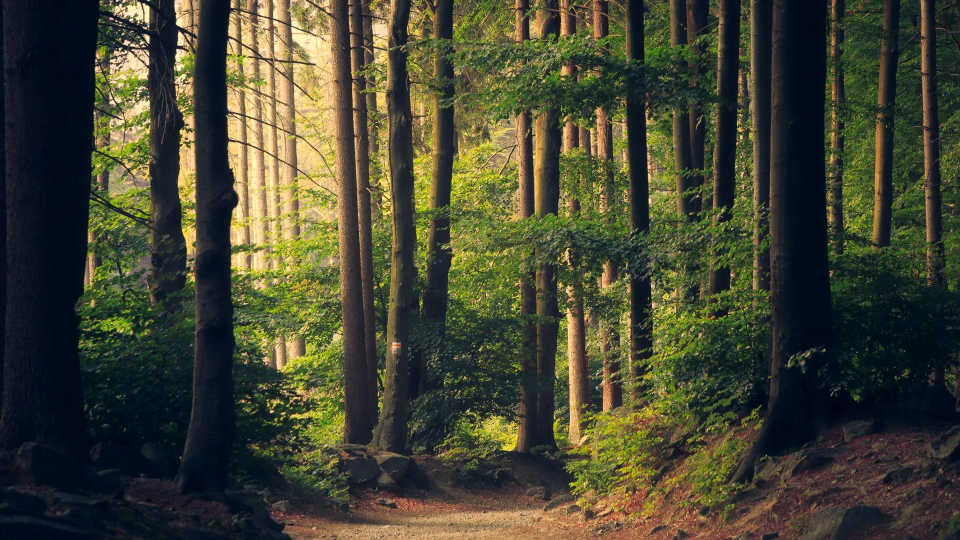
#> input picture assets/photos/web_image_0f5553.webp, 1920 x 1080 px (shown at 1/2 size); its folder holds only this picture in this run
$ python resize-photos.py
#> lines starting #> are read from the running program, lines starting #| are printed output that depends on the picture
"""Generate the responsive photo variants used by the site.

Reads assets/photos/*.webp (1920×1080 originals) and writes 480w and 960w
WebP copies into assets/photos/480/ and assets/photos/960/. The site's
src/photo-media.mjs builds its srcset from those two directories.

Run from anywhere with the local toolchain:
    tools/venvs/img/bin/python tools/resize-photos.py
"""
from pathlib import Path

from PIL import Image

root = Path(__file__).resolve().parent.parent / 'assets/photos'
targets = {480: 480, 960: 960}
before = after = 0
files = sorted(root.glob('*.webp'))
for src in files:
    before += src.stat().st_size
    with Image.open(src) as im:
#> im is the input picture: PIL image 1920x1080 RGB; mean R, G, B 68.6, 69.5, 50.2
        im = im.convert('RGB')
        for label, width in targets.items():
            out_dir = root / str(label)
            out_dir.mkdir(exist_ok=True)
            height = round(im.height * width / im.width)
            out = out_dir / src.name
            im.resize((width, height), Image.LANCZOS).save(out, 'WEBP', quality=82, method=6)
            after += out.stat().st_size
#> this loop made 2 passes
#> pass 1, `im.resize((width, height), Image.LANCZOS).save(out, 'WEBP', quality=82..`:
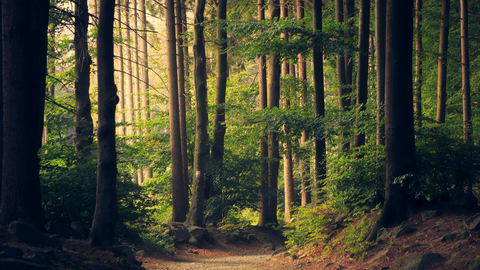
#> saved as web_image_0f5553.webp: PIL image 480x270 RGB; mean R, G, B 68.6, 69.5, 50.2
#> pass 2, `im.resize((width, height), Image.LANCZOS).save(out, 'WEBP', quality=82..`:
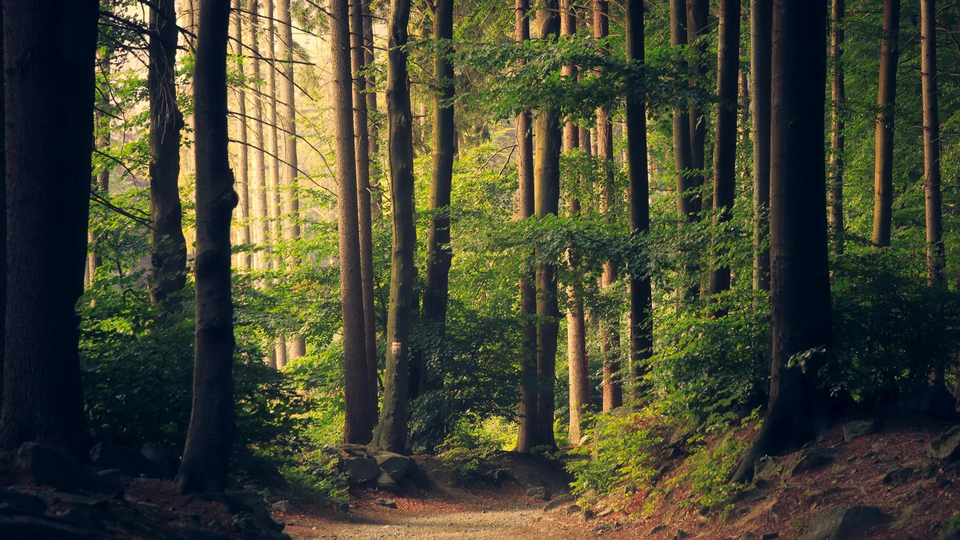
#> saved as web_image_0f5553.webp: PIL image 960x540 RGB; mean R, G, B 68.6, 69.5, 50.2
#> after the loop, after = 172436
print(f'{len(files)} originals {before/1024/1024:.2f}MB -> {len(files)*2} variants {after/1024/1024:.2f}MB')
#| 1 originals 0.42MB -> 2 variants 0.16MB

$ run again, on assets/photos/web_image_25fa13.webp
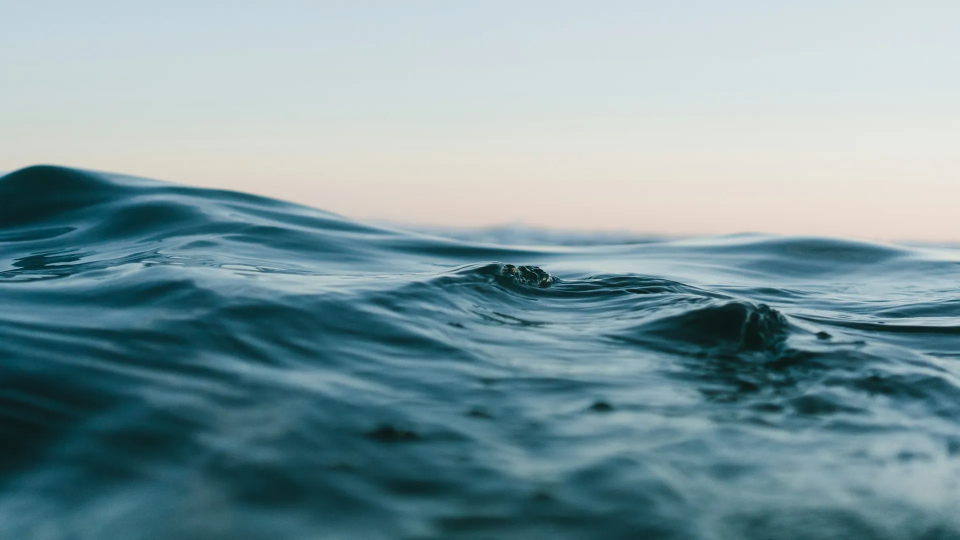
#> input picture assets/photos/web_image_25fa13.webp, 1920 x 1080 px (shown at 1/2 size)
#> im is the input picture: PIL image 1920x1080 RGB; mean R, G, B 125.3, 152.8, 158.8
#> the loop `for label, width in targets.items():` made 2 passes
#> pass 1, `im.resize((width, height), Image.LANCZOS).save(out, 'WEBP', quality=82..`:
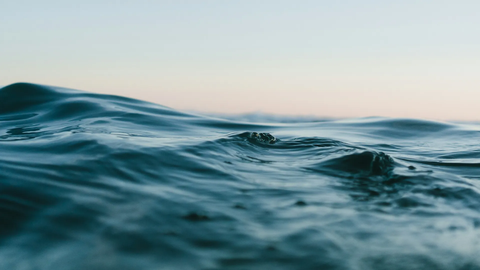
#> saved as web_image_25fa13.webp: PIL image 480x270 RGB; mean R, G, B 125.3, 152.8, 158.8
#> after the loop `for label, width in targets.items():`: after = 32498
#| 1 originals 0.06MB -> 2 variants 0.03MB

$ run again, on assets/photos/web_image_26e8cb.webp
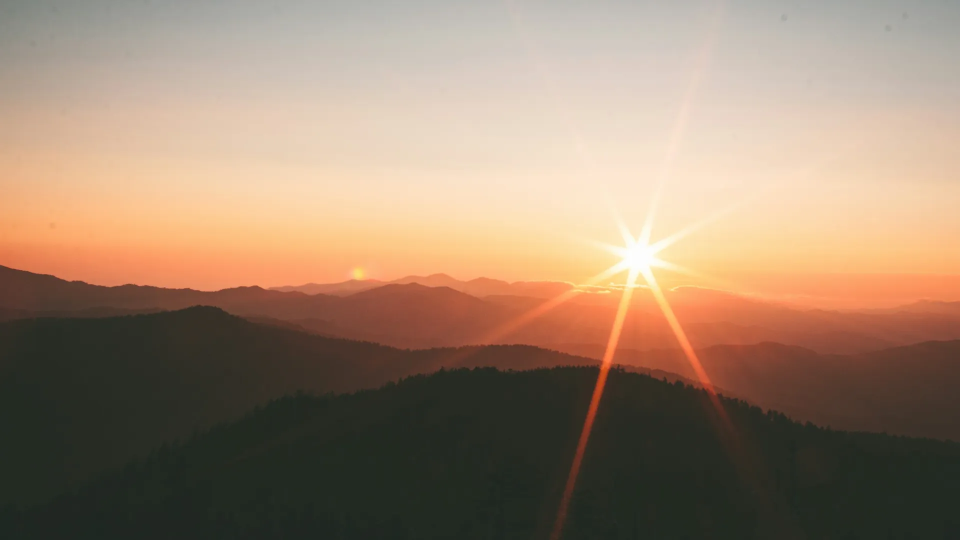
#> input picture assets/photos/web_image_26e8cb.webp, 1920 x 1080 px (shown at 1/2 size)
#> im is the input picture: PIL image 1920x1080 RGB; mean R, G, B 154.6, 131.1, 110.1
#> the loop `for label, width in targets.items():` made 2 passes
#> pass 1, `im.resize((width, height), Image.LANCZOS).save(out, 'WEBP', quality=82..`:
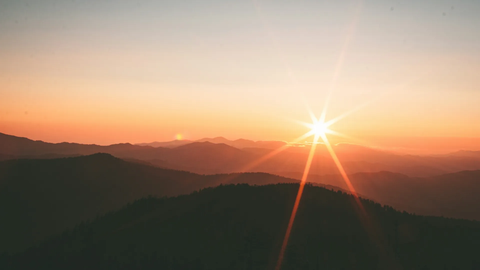
#> saved as web_image_26e8cb.webp: PIL image 480x270 RGB; mean R, G, B 154.6, 131.1, 110.1
#> after the loop `for label, width in targets.items():`: after = 12692
#| 1 originals 0.02MB -> 2 variants 0.01MB

$ run again, on assets/photos/web_image_2e7a34.webp
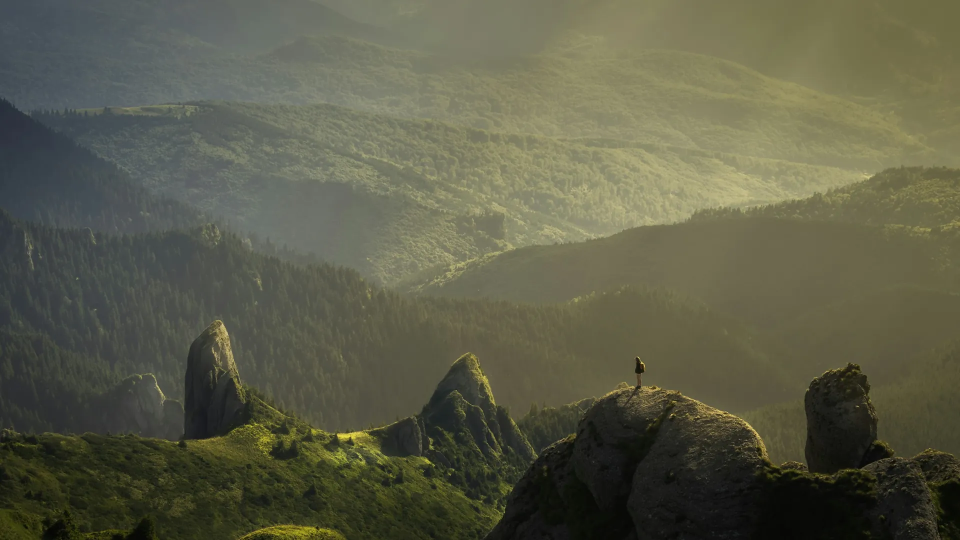
#> input picture assets/photos/web_image_2e7a34.webp, 1920 x 1080 px (shown at 1/2 size)
#> im is the input picture: PIL image 1920x1080 RGB; mean R, G, B 92, 92.4, 72.3
#> the loop `for label, width in targets.items():` made 2 passes
#> pass 1, `im.resize((width, height), Image.LANCZOS).save(out, 'WEBP', quality=82..`:
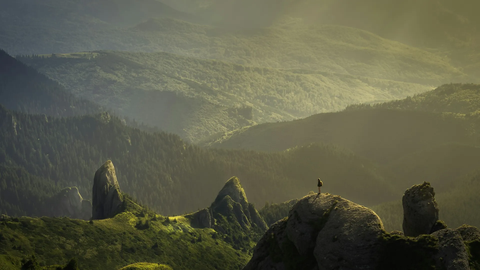
#> saved as web_image_2e7a34.webp: PIL image 480x270 RGB; mean R, G, B 92, 92.4, 72.3
#> after the loop `for label, width in targets.items():`: after = 43768
#| 1 originals 0.10MB -> 2 variants 0.04MB

$ run again, on assets/photos/web_image_12cf77.webp
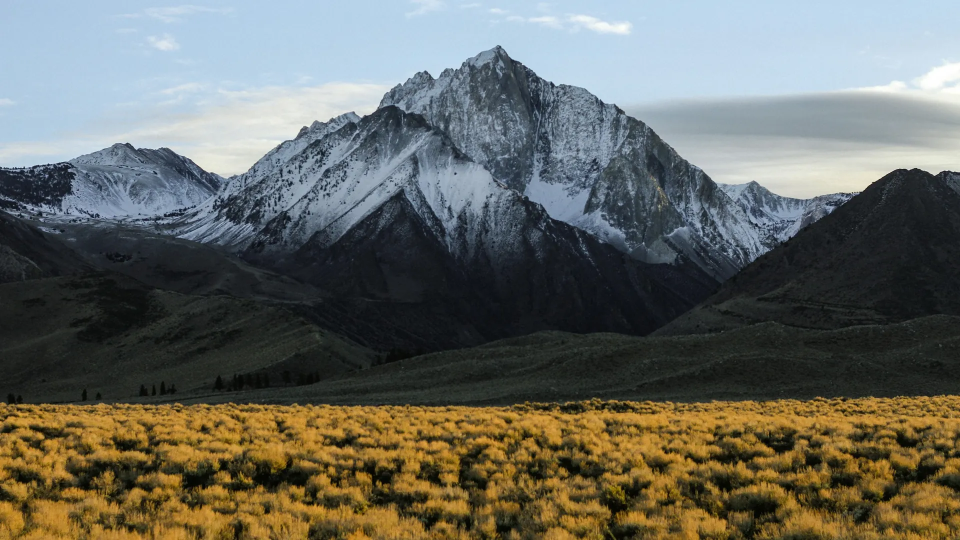
#> input picture assets/photos/web_image_12cf77.webp, 1920 x 1080 px (shown at 1/2 size)
#> im is the input picture: PIL image 1920x1080 RGB; mean R, G, B 103.4, 104.7, 96.9
#> the loop `for label, width in targets.items():` made 2 passes
#> pass 1, `im.resize((width, height), Image.LANCZOS).save(out, 'WEBP', quality=82..`:
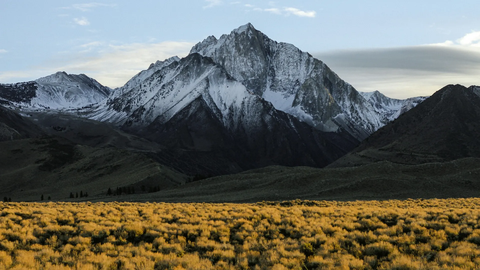
#> saved as web_image_12cf77.webp: PIL image 480x270 RGB; mean R, G, B 103.4, 104.7, 96.9
#> pass 2, `im.resize((width, height), Image.LANCZOS).save(out, 'WEBP', quality=82..`:
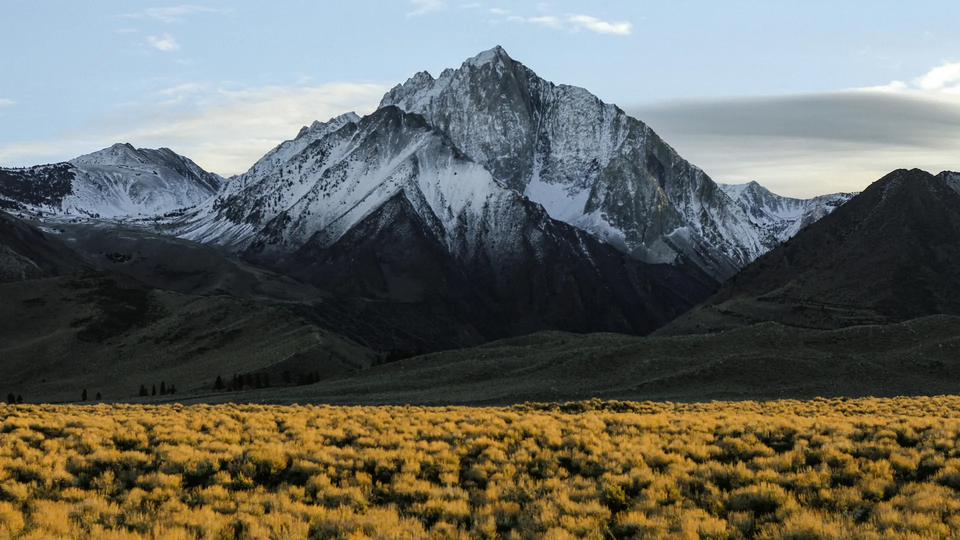
#> saved as web_image_12cf77.webp: PIL image 960x540 RGB; mean R, G, B 103.4, 104.7, 96.9
#> after the loop `for label, width in targets.items():`: after = 105950
#| 1 originals 0.21MB -> 2 variants 0.10MB
